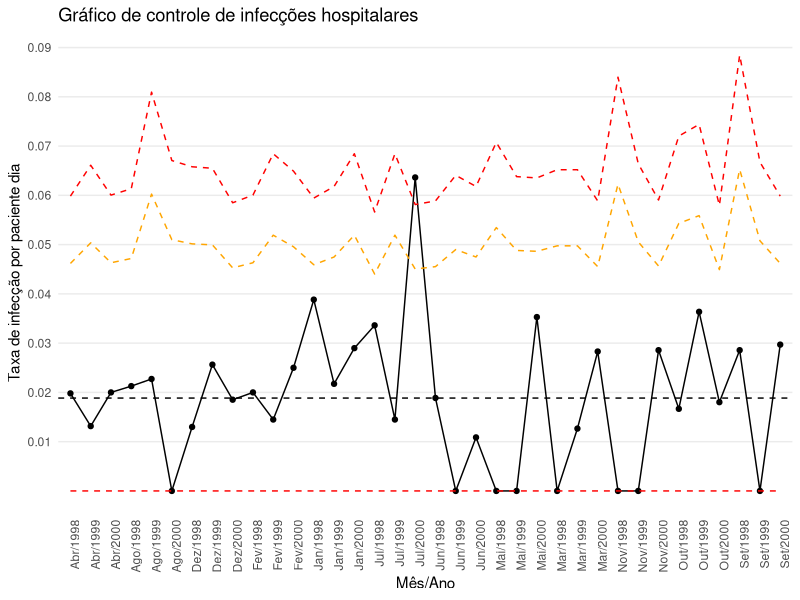

Generate this figure with R:
## ---- chunk 1
knitr::opts_chunk$set(echo = TRUE)
library(dplyr)
library(ggplot2)
options(scipen = 99999)
data_from <- "local"
descritiva <- F
# data_from <- "pendrive"
if(data_from == "local"){
  data_path <- "/mnt/Netac-Dados/Projetos/R/Pos-Estat/3-Semestre/Series-temporais/Trabalho/dados/"
}
if(data_from == "pendrive"){
  data_path <- "/media/userlm/Ventoy/Projetos/R/Pos-Estat/3-semestre/Series-temporais/Trabalho/dados/"
}
rewrite_data <- F
## ---- chunk 2
# Colunas
month_year <- c(
  "Janeiro/1998", "Fevereiro/1998", "Marco/1998", "Abril/1998", "Maio/1998", "Junho/1998",
  "Julho/1998", "Agosto/1998", "Setembro/1998", "Outubro/1998", "Novembro/1998", "Dezembro/1998",
  "Janeiro/1999", "Fevereiro/1999", "Marco/1999", "Abril/1999", "Maio/1999", "Junho/1999",
  "Julho/1999", "Agosto/1999", "Setembro/1999", "Outubro/1999", "Novembro/1999", "Dezembro/1999",
  "Janeiro/2000", "Fevereiro/2000", "Marco/2000", "Abril/2000", "Maio/2000", "Junho/2000",
  "Julho/2000", "Agosto/2000", "Setembro/2000", "Outubro/2000", "Novembro/2000", "Dezembro/2000"
)
month_year_res <- c(
  "Jan/1998", "Fev/1998", "Mar/1998", "Abr/1998", "Mai/1998", "Jun/1998",
  "Jul/1998", "Ago/1998", "Set/1998", "Out/1998", "Nov/1998", "Dez/1998",
  "Jan/1999", "Fev/1999", "Mar/1999", "Abr/1999", "Mai/1999", "Jun/1999",
  "Jul/1999", "Ago/1999", "Set/1999", "Out/1999", "Nov/1999", "Dez/1999",
  "Jan/2000", "Fev/2000", "Mar/2000", "Abr/2000", "Mai/2000", "Jun/2000",
  "Jul/2000", "Ago/2000", "Set/2000", "Out/2000", "Nov/2000", "Dez/2000"
)

infections <- c(
  4, 2, 0, 2, 0, 2, 4, 2, 1, 1, 0, 1,
  2, 1, 1, 1, 0, 0, 1, 1, 0, 2, 0, 2,
  2, 2, 3, 2, 3, 1, 7, 0, 3, 2, 3, 2
)

patient_days <- c(
  103, 100, 79, 101, 63, 106, 119, 94, 35, 60, 40, 77,
  92, 69, 79, 76, 84, 83, 69, 44, 74, 55, 75, 78,
  69, 80, 106, 100, 85, 92, 110, 73, 101, 111, 105, 108
)

# Criando o dataframe
hospital_infections <- data.frame(
  month_year = month_year,
  month_year_res = month_year_res,
  infections = infections,
  patient_days = patient_days
)

total_patients <- sum(hospital_infections$patient_days)
mean_inc <- mean(hospital_infections$infections/hospital_infections$patient_days)


hospital_infections <- hospital_infections |> 
  dplyr::mutate(
    mean_patients = patient_days/total_patients,
    sd_infections = sqrt(mean_inc/patient_days),
    upper_control_limit = mean_inc + 3*sd_infections,
    lower_control_limit = ifelse(mean_inc - 3*sd_infections < 0, 0, mean_inc - 3*sd_infections),
    upper_alert_limit = mean_inc + 2*sd_infections,
  )

# Gráfico

ggplot(hospital_infections, aes(x = month_year_res, y = infections/patient_days)) +
  ggplot2::geom_line(group = 1, color = "black") +
  ggplot2::geom_point() +
  ggplot2::geom_hline(yintercept = mean_inc, linetype = "dashed", color = "black") +
  # geom_hline(yintercept = hospital_infections$upper_control_limit, linetype = "dashed", color = "blue") +
  # geom_hline(yintercept = hospital_infections$lower_control_limit, linetype = "dashed", color = "blue") +
  # geom_hline(yintercept = hospital_infections$upper_alert_limit, linetype = "dashed", color = "green") +
  ggplot2::geom_line(aes(y = upper_control_limit), group = 1, linetype = "dashed", color = "red") +
  ggplot2::geom_line(aes(y = lower_control_limit), group = 1, linetype = "dashed", color = "red") +
  ggplot2::geom_line(aes(y = upper_alert_limit), group = 1, linetype = "dashed", color = "orange") +
  ggplot2::labs(
    title = "Gráfico de controle de infecções hospitalares",
    x = "Mês/Ano",
    y = "Taxa de infecção por paciente dia"
  ) +
  ggplot2::theme_minimal() +
  ggplot2::theme(axis.text.x = element_text(angle = 90, hjust = 1)) +
  ggplot2::theme(panel.grid.major.x = element_blank(),
        panel.grid.minor = element_blank()) +
  ggplot2::scale_y_continuous(breaks = seq(0.01, 0.1, by = 0.01))

